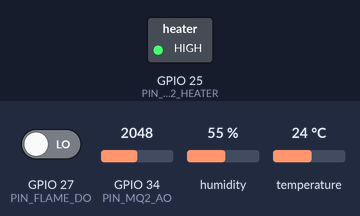
A program run on a simulated ESP32. Parts: switched loads named in the program (green lamp = pin HIGH). Inputs (shaded band) come from the test bench; at power-on: GPIO 27 (PIN_FLAME_DO) LOW, GPIO 34 (PIN_MQ2_AO) = 2048, humidity 55 %, temperature 24 °C (analog values on the 0–4095 scale). WiFi joins after 1.5 s; servers stay silent unless stated; the local clock reads 2024-03-15 10:24:30 at power-on unless the program sets it; no MQTT or app messages arrive unless stated; what the program prints to the serial monitor is not drawn. At 21.9 s the program puts the board to deep sleep or switches it off; the recording ends there.

Above: at 0.1 s.
At 20.2 s:
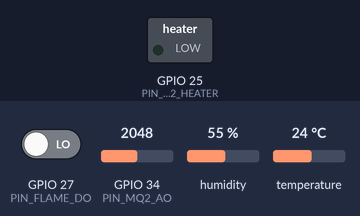
Timing chart, 0 to 21.7 s (numbered marks = the images above):
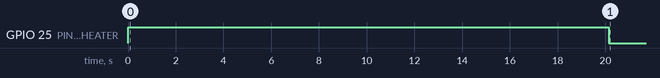

Measured:
- by itself, GPIO 25 (PIN_MQ2_HEATER): LOW → HIGH at 0.00 s, → LOW 20.1 s later

The program:

main.cpp
```cpp
// Sentinela do Fogo: sensor node v1
// Each cycle: wake -> heat MQ-2 -> read sensors -> publish over MQTT -> deep sleep.
// Build guide: website/docs/hardware.md
#include <Arduino.h>
#include <ArduinoJson.h>
#include <PubSubClient.h>
#include <WiFi.h>
#include <WiFiClientSecure.h>
#include <Wire.h>

#include "config.h"

#if TH_SENSOR_SHT31
#include <Adafruit_SHT31.h>
Adafruit_SHT31 sht31;
#else
#include <DHT.h>
DHT dht(PIN_DHT, DHT22);
#endif

#if USE_GPS
#include <TinyGPSPlus.h>
TinyGPSPlus gps;
HardwareSerial gpsSerial(2);
#endif

#if MQTT_USE_TLS
WiFiClientSecure net;
#else
WiFiClient net;
#endif
PubSubClient mqtt(net);

static const char* TELEMETRY_TOPIC = "sentinela/v1/nodes/" NODE_ID "/telemetry";
static const char* STATUS_TOPIC = "sentinela/v1/nodes/" NODE_ID "/status";

// Survives deep sleep (lost on power loss, then the GPS fix is taken again).
RTC_DATA_ATTR double cachedLat = NODE_LAT;
RTC_DATA_ATTR double cachedLon = NODE_LON;
RTC_DATA_ATTR bool hasGpsFix = false;
RTC_DATA_ATTR uint32_t bootCount = 0;

struct Readings {
  float tempC = NAN;
  float humidity = NAN;
  float smokePpm = NAN;
  float mq2Rs = NAN;
  bool flame = false;
  float batteryV = NAN;
};

// ---------------------------------------------------------------- sensors

static void readTempHumidity(Readings& r) {
#if TH_SENSOR_SHT31
  r.tempC = sht31.readTemperature();
  r.humidity = sht31.readHumidity();
#else
  r.tempC = dht.readTemperature();
  r.humidity = dht.readHumidity();
#endif
}

// Smoke curve from the MQ-2 datasheet (log-log line through ~200 ppm @ Rs/R0 3.4 and ~10000 ppm @ 0.6).
// Cheap gas sensors are not accurate in absolute ppm; the backend compares each reading with the node's own
// rolling baseline, so what matters is that the value rises when there is smoke.
static constexpr float SMOKE_M = -0.444f;
static constexpr float SMOKE_B = 1.553f;

static void readMq2(Readings& r) {
#if USE_MQ2
  uint32_t mv = 0;
  for (int i = 0; i < 16; i++) {
    mv += analogReadMilliVolts(PIN_MQ2_AO);
    delay(5);
  }
  float vAo = (mv / 16.0f) / 1000.0f * MQ2_DIVIDER;  // voltage at the module's AO pin
  if (vAo < 0.01f) return;                           // sensor not connected / heater off
  r.mq2Rs = MQ2_RL_KOHM * (MQ2_VCC - vAo) / vAo;
  float ratio = r.mq2Rs / MQ2_R0_KOHM;
  r.smokePpm = powf(10.0f, (log10f(ratio) - SMOKE_B) / SMOKE_M);
#endif
}

static void readFlame(Readings& r) {
#if USE_FLAME
  int v = digitalRead(PIN_FLAME_DO);
  r.flame = FLAME_ACTIVE_LOW ? (v == LOW) : (v == HIGH);
#endif
}

static void readBattery(Readings& r) {
  r.batteryV = analogReadMilliVolts(PIN_BATT) * BATT_DIVIDER / 1000.0f;
}

static void updateGps() {
#if USE_GPS
  if (hasGpsFix) return;  // fixed node: one good fix per power-up is enough
  gpsSerial.begin(GPS_BAUD, SERIAL_8N1, PIN_GPS_RX, PIN_GPS_TX);
  uint32_t until = millis() + GPS_FIX_TIMEOUT_S * 1000UL;
  while (millis() < until) {
    while (gpsSerial.available()) gps.encode(gpsSerial.read());
    if (gps.location.isValid() && gps.location.age() < 2000 && gps.hdop.isValid() && gps.hdop.hdop() < 3.0) {
      cachedLat = gps.location.lat();
      cachedLon = gps.location.lng();
      hasGpsFix = true;
      Serial.printf("GPS fix: %.6f, %.6f (hdop %.1f)\n", cachedLat, cachedLon, gps.hdop.hdop());
      break;
    }
    delay(10);
  }
  if (!hasGpsFix) Serial.println("GPS: no fix yet, using NODE_LAT/NODE_LON");
  gpsSerial.end();
#endif
}

// ---------------------------------------------------------------- network

static bool connectWifi() {
  WiFi.mode(WIFI_STA);
  WiFi.begin(WIFI_SSID, WIFI_PASSWORD);
  uint32_t until = millis() + WIFI_TIMEOUT_MS;
  while (WiFi.status() != WL_CONNECTED && millis() < until) delay(250);
  return WiFi.status() == WL_CONNECTED;
}

// Real time is needed to validate TLS certificates, and lets us timestamp readings.
static bool syncClock() {
  configTime(0, 0, "a.st1.ntp.br", "pool.ntp.org");
  uint32_t until = millis() + 10000;
  while (time(nullptr) < 1700000000 && millis() < until) delay(100);
  return time(nullptr) >= 1700000000;
}

static bool connectMqtt() {
#if MQTT_USE_TLS
  net.setCACert(MQTT_CA_CERT);
#endif
  mqtt.setServer(MQTT_HOST, MQTT_PORT);
  mqtt.setBufferSize(512);
  return mqtt.connect(NODE_ID, MQTT_USER, MQTT_PASSWORD, STATUS_TOPIC, 1, true, "offline");
}

static bool publish(const Readings& r) {
  JsonDocument doc;
  time_t now = time(nullptr);
  if (now >= 1700000000) {
    char ts[25];
    strftime(ts, sizeof ts, "%Y-%m-%dT%H:%M:%SZ", gmtime(&now));
    doc["ts"] = ts;
  }
  doc["lat"] = cachedLat;
  doc["lon"] = cachedLon;
  doc["temp_c"] = r.tempC;
  doc["humidity_pct"] = r.humidity;
  if (!isnan(r.smokePpm)) doc["smoke_ppm"] = r.smokePpm;
  doc["flame"] = r.flame;
  doc["battery_v"] = r.batteryV;
  char buf[384];
  size_t n = serializeJson(doc, buf);
  bool ok = mqtt.publish(STATUS_TOPIC, "online", true) &&
            mqtt.publish(TELEMETRY_TOPIC, reinterpret_cast<const uint8_t*>(buf), n, false);
  mqtt.loop();
  delay(200);
  Serial.printf("%s: %s\n", ok ? "published" : "publish FAILED", buf);
  return ok;
}

// ---------------------------------------------------------------- lifecycle

static void initSensors() {
  pinMode(PIN_MQ2_HEATER, OUTPUT);
  digitalWrite(PIN_MQ2_HEATER, LOW);
#if USE_FLAME
  pinMode(PIN_FLAME_DO, INPUT);
#endif
  analogReadResolution(12);
  analogSetPinAttenuation(PIN_MQ2_AO, ADC_11db);  // full 0-3.3 V range
  analogSetPinAttenuation(PIN_BATT, ADC_11db);
#if TH_SENSOR_SHT31
  Wire.begin(PIN_I2C_SDA, PIN_I2C_SCL);
  if (!sht31.begin(SHT31_ADDR)) Serial.println("SHT31 not found: check wiring and address");
#else
  dht.begin();
#endif
}

static void sleepFor(uint32_t seconds) {
  Serial.printf("sleeping %u s\n", seconds);
  Serial.flush();
  WiFi.disconnect(true);
  WiFi.mode(WIFI_OFF);
  esp_sleep_enable_timer_wakeup(static_cast<uint64_t>(seconds) * 1000000ULL);
  esp_deep_sleep_start();
}

#if CALIBRATION_MODE
void setup() {
  Serial.begin(115200);
  delay(500);
  initSensors();
  digitalWrite(PIN_MQ2_HEATER, HIGH);
  Serial.println("CALIBRATION MODE: heater on. Leave in clean air for 24-48 h on first use, then let readings settle.");
}

void loop() {
  Readings r;
  readTempHumidity(r);
  readMq2(r);
  readFlame(r);
  readBattery(r);
  Serial.printf("T %.1f C  RH %.0f %%  MQ2 Rs %.2f kOhm -> R0 (clean air) = %.2f  smoke %.0f ppm  flame %d  batt %.2f V\n",
                r.tempC, r.humidity, r.mq2Rs, r.mq2Rs / 9.8f, r.smokePpm, r.flame, r.batteryV);
  delay(2000);
}
#else
void setup() {
  Serial.begin(115200);
  bootCount++;
  Serial.printf("\nSentinela node %s, boot %u\n", NODE_ID, bootCount);
  initSensors();

  // Heat the MQ-2 while the other slow things (GPS) happen.
  digitalWrite(PIN_MQ2_HEATER, HIGH);
  uint32_t heaterOn = millis();
  updateGps();
  while (millis() - heaterOn < MQ2_WARMUP_MS) delay(100);

  Readings r;
  readTempHumidity(r);
  readMq2(r);
  readFlame(r);
  readBattery(r);
  digitalWrite(PIN_MQ2_HEATER, LOW);

  bool suspicious = r.flame || (!isnan(r.smokePpm) && r.smokePpm > SMOKE_FAST_PPM);
  uint32_t sleepS = suspicious ? SLEEP_SECONDS_ALERT : SLEEP_SECONDS_NORMAL;

  if (isnan(r.tempC) || isnan(r.humidity)) {
    Serial.println("temperature/humidity read failed: skipping this cycle");
  } else if (!connectWifi()) {
    Serial.println("Wi-Fi connection failed");
  } else if (!syncClock() && MQTT_USE_TLS) {
    Serial.println("NTP time sync failed: needed to validate the TLS certificate");
  } else if (!connectMqtt()) {
    Serial.printf("MQTT connection failed (state %d): check host, port, user = NODE_ID and password\n", mqtt.state());
  } else {
    publish(r);
    mqtt.disconnect();
  }
  sleepFor(sleepS);
}

void loop() {}
#endif
```

secrets.example.h
```cpp
#pragma once
// Copy to secrets.h (git-ignored) and fill in.
#define WIFI_SSID     "your-ssid"
#define WIFI_PASSWORD "your-password"

#define MQTT_HOST     "192.168.0.10"   // server IP or domain (e.g. mqtt.example.org)
#define MQTT_USER     NODE_ID          // must equal NODE_ID (the broker ACL depends on it)
#define MQTT_PASSWORD "printed-by-provision.sh"

// Plain MQTT on a local network:
#define MQTT_USE_TLS  0
#define MQTT_PORT     1883

// Internet-facing server (see the Deployment docs): set MQTT_USE_TLS 1, port 8883, and paste the CA
// certificates that may sign the broker's certificate. For Let's Encrypt, paste both roots one after the other:
//   curl -s https://letsencrypt.org/certs/isrgrootx1.pem https://letsencrypt.org/certs/isrg-root-x2.pem
// (If Let's Encrypt introduces new roots, add them here too.)
// #define MQTT_USE_TLS 1
// #define MQTT_PORT    8883
// static const char MQTT_CA_CERT[] = R"PEM(
// -----BEGIN CERTIFICATE-----
// ...
// -----END CERTIFICATE-----
// )PEM";
```

config.h
```cpp
#pragma once
// Per-node settings. Copy secrets.example.h to secrets.h (git-ignored) for Wi-Fi/MQTT credentials.
// Hardware guide: website/docs/hardware.md

#include "secrets.h"

// ---- Identity and position -------------------------------------------------------------------
// NODE_ID must match the MQTT user created with: infra/provision.sh node <NODE_ID>
#define NODE_ID        "cerrado-001"
// Fixed position, used when USE_GPS is 0 or the GPS has no fix yet.
#define NODE_LAT       -15.7939
#define NODE_LON       -47.8828

// ---- Sensors (1 = installed, 0 = not installed) ---------------------------------------------
#ifndef TH_SENSOR_SHT31
#define TH_SENSOR_SHT31 1   // 1 = SHT31 (I2C, recommended), 0 = DHT22
#endif
#ifndef USE_MQ2
#define USE_MQ2         1
#endif
#ifndef USE_FLAME
#define USE_FLAME       1
#endif
#ifndef USE_GPS
#define USE_GPS         0   // NEO-6M/NEO-M8N on UART2; position is cached across deep sleep
#endif

// ---- Pins (ESP32 DevKit v1) -------------------------------------------------------------------
#define PIN_I2C_SDA    21   // SHT31
#define PIN_I2C_SCL    22
#define SHT31_ADDR     0x44
#define PIN_DHT        4    // DHT22 data (with 10k pull-up to 3.3 V)
#define PIN_MQ2_AO     34   // ADC1 only (ADC2 can't be used while Wi-Fi is on)
#define PIN_MQ2_HEATER 25   // gate of the logic-level MOSFET that switches the MQ-2 heater
#define PIN_FLAME_DO   27   // KY-026 digital out (LOW = flame on most modules)
#define FLAME_ACTIVE_LOW 1
#define PIN_BATT       35   // battery through a 100k/100k divider
#define BATT_DIVIDER   2.0f
#define PIN_GPS_RX     16   // ESP32 RX  <- GPS TX
#define PIN_GPS_TX     17   // ESP32 TX  -> GPS RX
#define GPS_BAUD       9600

// ---- MQ-2 smoke sensor ---------------------------------------------------------------------
#define MQ2_VCC        5.0f    // module supply voltage (most boards: 5 V)
#define MQ2_DIVIDER    1.5f    // AO -> 10k -> GPIO34 -> 20k -> GND gives Vao/1.5; set 1.0 without a divider
#define MQ2_RL_KOHM    5.0f    // load resistor on the module (usually 5k or 10k; check the board)
#define MQ2_R0_KOHM    9.8f    // CALIBRATE: run CALIBRATION_MODE in clean air and copy the value it prints
#define MQ2_WARMUP_MS  20000   // heater preheat before each sample (longer = more stable)
#define SMOKE_FAST_PPM 300.0f  // above this, wake up more often

// ---- Timing ---------------------------------------------------------------------------------
#define SLEEP_SECONDS_NORMAL 300   // 5 min between readings
#define SLEEP_SECONDS_ALERT   60   // while smoke/flame is detected
#define WIFI_TIMEOUT_MS    15000
#define GPS_FIX_TIMEOUT_S    120   // first boot only; later wakes reuse the cached fix

// ---- Calibration / bench mode ---------------------------------------------------------------
// 1 = never sleep, no network; print readings and the MQ-2 R0 estimate every 2 s on the serial monitor.
#ifndef CALIBRATION_MODE
#define CALIBRATION_MODE 0
#endif
```
